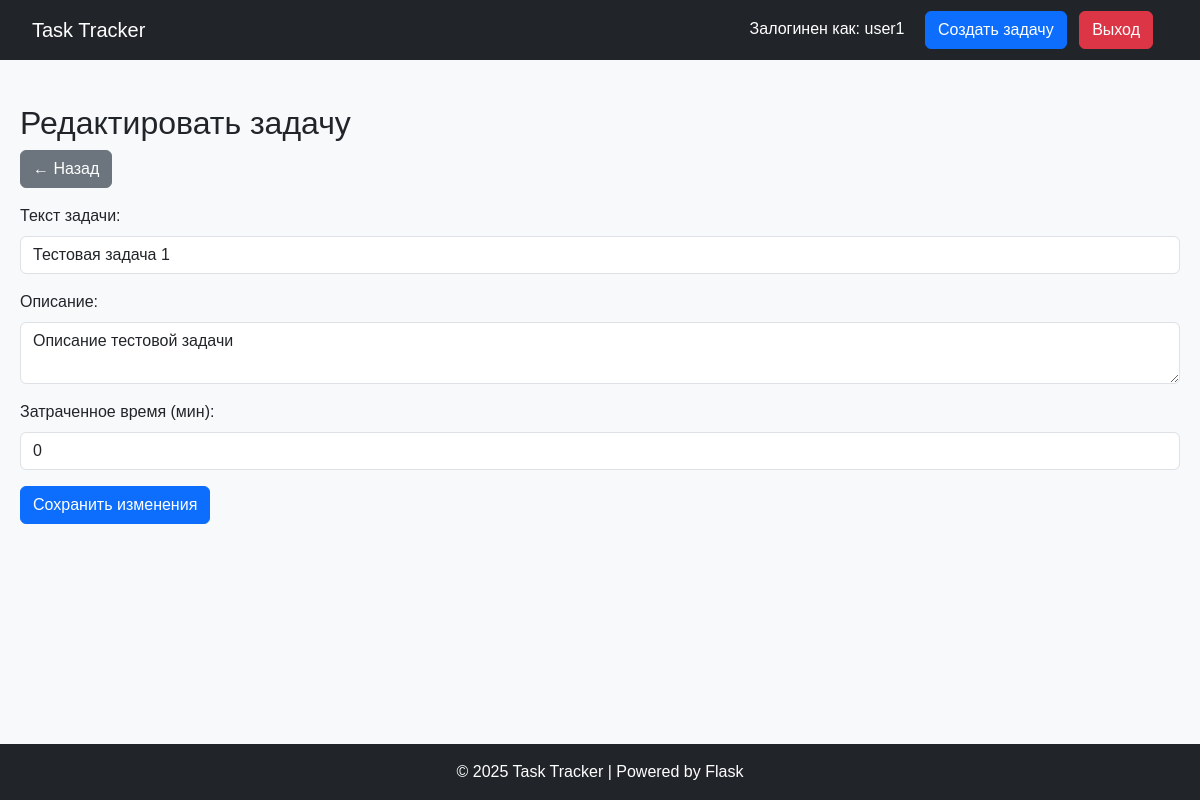
The page /edit/9 (signed in) on the database its author committed.
### tables this page shows
CREATE TABLE users (
                id INTEGER PRIMARY KEY AUTOINCREMENT,
                username TEXT UNIQUE NOT NULL,
                password TEXT NOT NULL,
                is_admin BOOLEAN DEFAULT 0
            );

CREATE TABLE tasks (
                id INTEGER PRIMARY KEY AUTOINCREMENT,
                content TEXT NOT NULL,
                description TEXT,
                done BOOLEAN NOT NULL DEFAULT 0,
                created_at DATETIME DEFAULT CURRENT_TIMESTAMP,
                time_spent INTEGER DEFAULT 0,
                user_id INTEGER NOT NULL, status TEXT DEFAULT "активно",
                FOREIGN KEY(user_id) REFERENCES users(id)
            );

### app.py (the view, shortened to what this page needs)
@app.route('/edit/<int:task_id>', methods=['GET', 'POST'])
@login_required
def edit_task(task_id):
    with sqlite3.connect(DB) as conn:
        cur = conn.cursor()
        cur.execute("SELECT id, content, description, time_spent FROM tasks WHERE id = ? AND user_id = ?",
                    (task_id, current_user.id))
        task = cur.fetchone()
        if not task:
            return "Задача не найдена", 404
    return render_template('edit_task.html', task=task)

### app.py (called while the page is built)
@login_manager.user_loader
def load_user(user_id):
    with sqlite3.connect(DB) as conn:
        cur = conn.cursor()
        cur.execute("SELECT id, username, is_admin FROM users WHERE id=?", (user_id,))
        user_data = cur.fetchone()
        if user_data:
            return User(*user_data)
    return None

### templates/edit_task.html (shortened to what this page needs)
{% extends "base.html" %}
{% block content %}
<h2>Редактировать задачу</h2>
<a href="{{ url_for('tasks') }}" class="btn btn-secondary mb-3">← Назад</a>
<form method="post">
    <div class="mb-3">
        <label for="content" class="form-label">Текст задачи:</label>
        <input type="text" name="content" id="content" class="form-control" value="{{ task[1] }}" required>
    </div>
    <div class="mb-3">
        <label for="description" class="form-label">Описание:</label>
        <textarea id="description" name="description" class="form-control">{{ task[2] }}</textarea>
    </div>
    <div class="mb-3">
        <label for="time_spent" class="form-label">Затраченное время (мин):</label>
        <input type="number" id="time_spent" name="time_spent" class="form-control" value="{{ task[3] // 60 }}" min="0">
    </div>
    <button type="submit" class="btn btn-primary">Сохранить изменения</button>
</form>
{% endblock %}

### templates/base.html (shortened to what this page needs)
<!DOCTYPE html>
<html lang="ru">
<head>
    <link href="https://cdn.jsdelivr.net/npm/bootstrap@5.3.0/dist/css/bootstrap.min.css"  rel="stylesheet">
    <link rel="stylesheet" href="{{ url_for('static', filename='style.css') }}">
</head>
<body class="d-flex flex-column min-vh-100">
<nav class="navbar navbar-expand-lg navbar-dark bg-dark">
    <div class="container-fluid">
        <a class="navbar-brand" href="{{ url_for('tasks') }}">Task Tracker</a>
        <div class="ms-auto">
            {% if current_user.is_authenticated %}
                <span class="text-white me-3">Залогинен как: {{ current_user.username }}</span>
                <a href="{{ url_for('create_task') }}" class="btn btn-primary me-2 btn-custom-size">Создать задачу</a>
                <a href="{{ url_for('logout') }}" class="btn btn-danger btn-custom-size">Выход</a>
            {% else %}
                <a href="{{ url_for('login') }}" class="btn btn-primary btn-sm me-2">Войти</a>
                <a href="{{ url_for('register') }}" class="btn btn-secondary btn-sm">Регистрация</a>
            {% endif %}
        </div>
    </div>
</nav>
<div class="container my-4 flex-grow-1">
    {% block content %}{% endblock %}
</div>
<footer class="bg-dark text-white text-center py-3 mt-auto">
    &copy; 2025 Task Tracker | Powered by Flask
</footer>
</body>
</html>

### static/style.css (style rules this page uses)
body { font-family: Arial, sans-serif; margin: 0; padding: 0; background-color: #f8f9fa; }
.container { max-width: 1200px; margin: 0 auto; padding: 20px; }
h1, h2, h3 { margin-top: 0; }
.navbar { background-color: #343a40; color: white; padding: 10px 20px; }
.navbar a { color: white; text-decoration: none; margin-right: 15px; }

### rows shown on the page
users: username "user1"
tasks: content "Тестовая задача 1", description "Описание тестовой задачи", time_spent "0"
